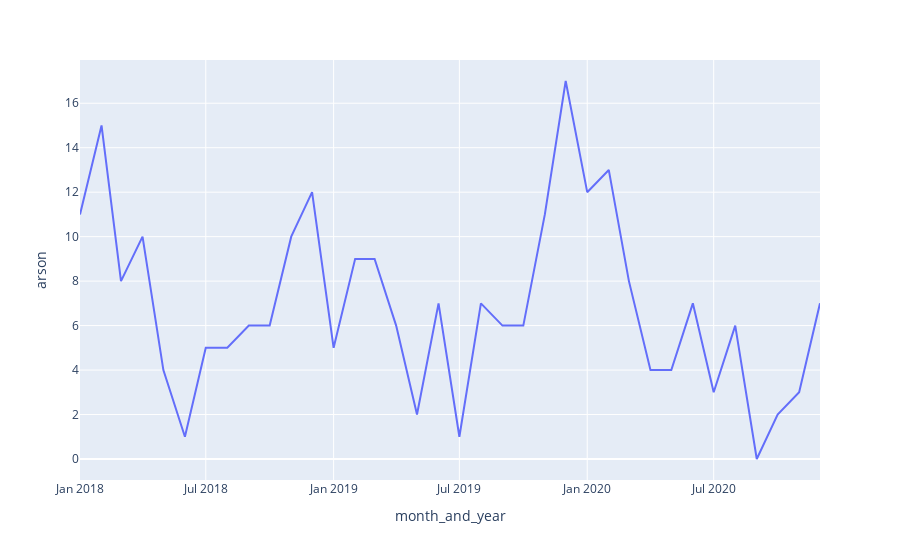

Write notebook code for a chart like this one.
### Markdown cell above
### Arson in Midland from Jan 2018 - Dec 2020 (3 years)

### Code cell
df_arson_midland_small = df.loc[df.area=="Midland District", ["month_and_year", "arson"]].reset_index(drop=True)
df_arson_mid =  df_arson_midland_small.tail(36)
px.line(df_arson_mid, x='month_and_year', y ='arson')

### Figure 1 — Plotly figure (JSON) as saved in the notebook; plotly's stock layout.template omitted (floating-point values rounded to 4 significant figures)
{"data": [{"hovertemplate": "month_and_year=%{x}<br>arson=%{y}<extra></extra>", "legendgroup": "", "line": {"color": "#636efa", "dash": "solid"}, "mode": "lines", "name": "", "orientation": "v", "showlegend": false, "type": "scatter", "x": ["2018-01-01T00:00:00", "2018-02-01T00:00:00", "2018-03-01T00:00:00", "2018-04-01T00:00:00", "2018-05-01T00:00:00", "2018-06-01T00:00:00", "2018-07-01T00:00:00", "2018-08-01T00:00:00", "2018-09-01T00:00:00", "2018-10-01T00:00:00", "2018-11-01T00:00:00", "2018-12-01T00:00:00", "2019-01-01T00:00:00", "2019-02-01T00:00:00", "2019-03-01T00:00:00", "2019-04-01T00:00:00", "2019-05-01T00:00:00", "2019-06-01T00:00:00", "2019-07-01T00:00:00", "2019-08-01T00:00:00", "2019-09-01T00:00:00", "2019-10-01T00:00:00", "2019-11-01T00:00:00", "2019-12-01T00:00:00", "2020-01-01T00:00:00", "2020-02-01T00:00:00", "2020-03-01T00:00:00", "2020-04-01T00:00:00", "2020-05-01T00:00:00", "2020-06-01T00:00:00", "2020-07-01T00:00:00", "2020-08-01T00:00:00", "2020-09-01T00:00:00", "2020-10-01T00:00:00", "2020-11-01T00:00:00", "2020-12-01T00:00:00"], "xaxis": "x", "y": [11, 15, 8, 10, 4, 1, 5, 5, 6, 6, 10, 12, 5, 9, 9, 6, 2, 7, 1, 7, 6, 6, 11, 17, 12, 13, 8, 4, 4, 7, 3, 6, 0, 2, 3, 7], "yaxis": "y"}], "layout": {"legend": {"tracegroupgap": 0}, "margin": {"t": 60}, "xaxis": {"anchor": "y", "domain": [0, 1], "title": {"text": "month_and_year"}}, "yaxis": {"anchor": "x", "domain": [0, 1], "title": {"text": "arson"}}}}
